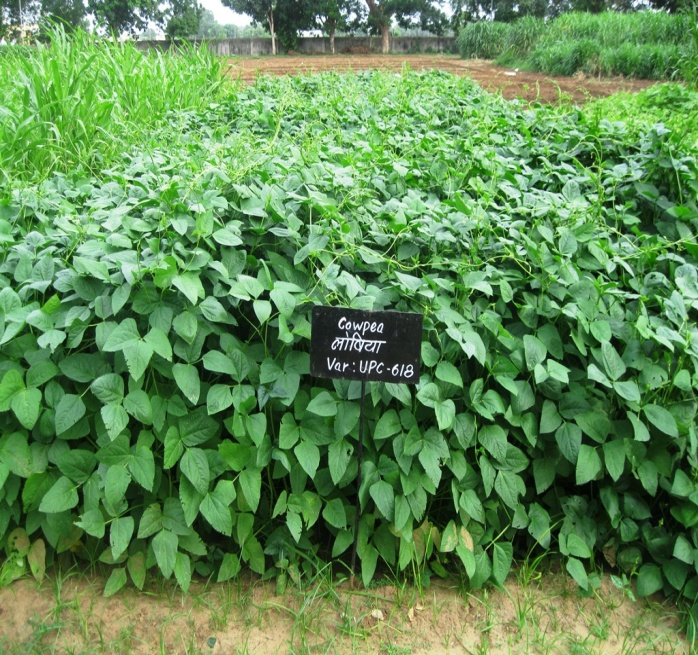
#> input picture cowpea.jpeg, 698 x 655 px
$ python -i image_process.py   (imports and definitions only)
#> lines starting #> are read from the running program, lines starting #| are printed output that depends on the picture; after the words box and inside, x2 and y2 are one past the last pixel; in counts of white or black regions, pixels touching at a corner belong together
#> further down, picture is the input picture: shape (655, 698, 3); mean B, G, R 83.8, 140.4, 96.9
import cv2
import matplotlib.pyplot as plt
import numpy as np


def _as_uint8_rgb(img):
    """Convert an image array to uint8 RGB for OpenCV processing."""
    if img.ndim == 2:
        img = cv2.cvtColor(img, cv2.COLOR_GRAY2RGB)
    elif img.ndim == 3 and img.shape[2] == 4:
        img = img[:, :, :3]

    if img.dtype == np.uint8:
        return img
    if np.issubdtype(img.dtype, np.floating):
        scale = 255.0 if np.nanmax(img) <= 1.0 else 1.0
        img = np.clip(img * scale, 0, 255)
    elif img.dtype == np.uint16:
        img = img.astype(np.float32) / 257.0
    else:
        img = img.astype(np.float32)
        img -= np.min(img)
        max_val = np.max(img)
        if max_val > 0:
            img = img / max_val * 255.0
    return np.clip(img, 0, 255).astype(np.uint8)


def hist_eq(img):
    img = _as_uint8_rgb(img)
    # Convert to LAB
    lab = cv2.cvtColor(img, cv2.COLOR_RGB2LAB)
#> lab: shape (655, 698, 3); mean of channels 0, 1, 2 135.1, 100.7, 145.7
    # Split the channels
    l, a, b = cv2.split(lab)
    # Apply histogram equalization
    clahe = cv2.createCLAHE(clipLimit=3.0, tileGridSize=(8,8))
    l = clahe.apply(l)
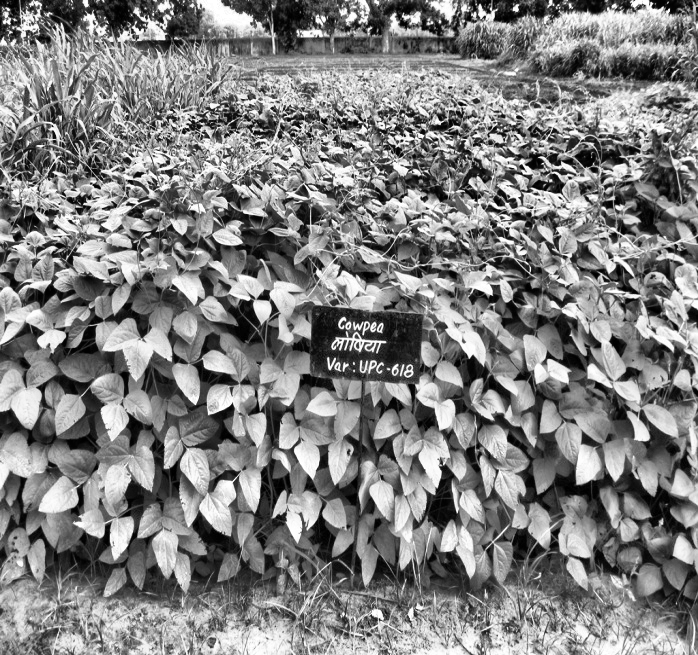
#> l: shape (655, 698); min 0, max 255, mean 128.9
    # Merge the channels
    lab = cv2.merge((l, a, b))
#> lab: shape (655, 698, 3); mean of channels 0, 1, 2 128.9, 100.7, 145.7
    # Convert back to RGB
    img = cv2.cvtColor(lab, cv2.COLOR_LAB2RGB)
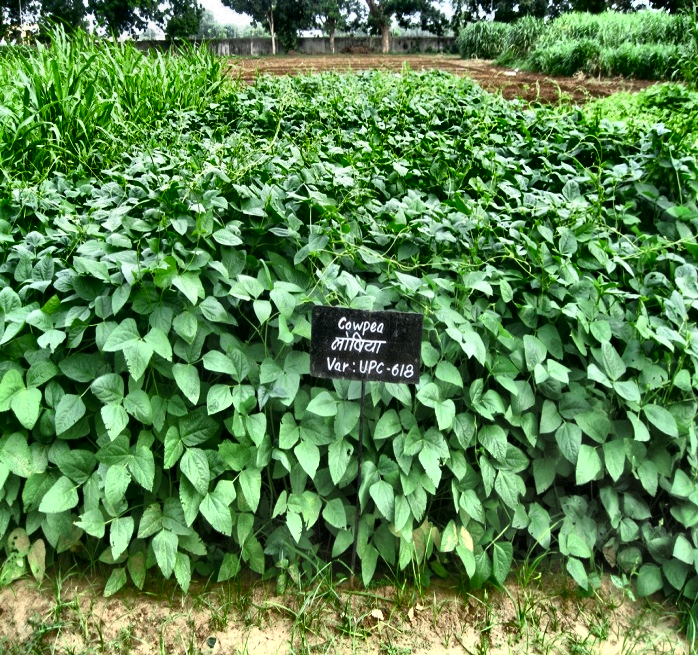
#> img: shape (655, 698, 3); mean B, G, R 80.1, 135.2, 92.7
    return img

def calcExG(img, normalize=False, debug=False, thr = 0.1):

    # Normalize image histogram
    img = hist_eq(img)

    # Convert to float
    img = img.astype(np.float32)

    # Calculate ExG
    rgb_sum = img[:, :, 0] + img[:, :, 1] + img[:, :, 2]
    r = img[:, :, 0]
    g = img[:, :, 1]
    b = img[:, :, 2]
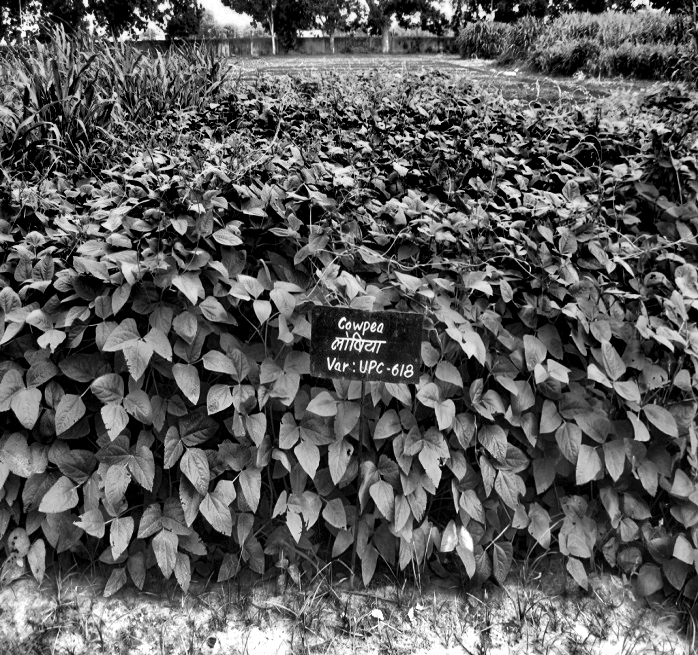
#> b: shape (655, 698) float32; min 0, max 255, mean 92.7
    ExG = (2*g - r - b) / (rgb_sum+0.0001)
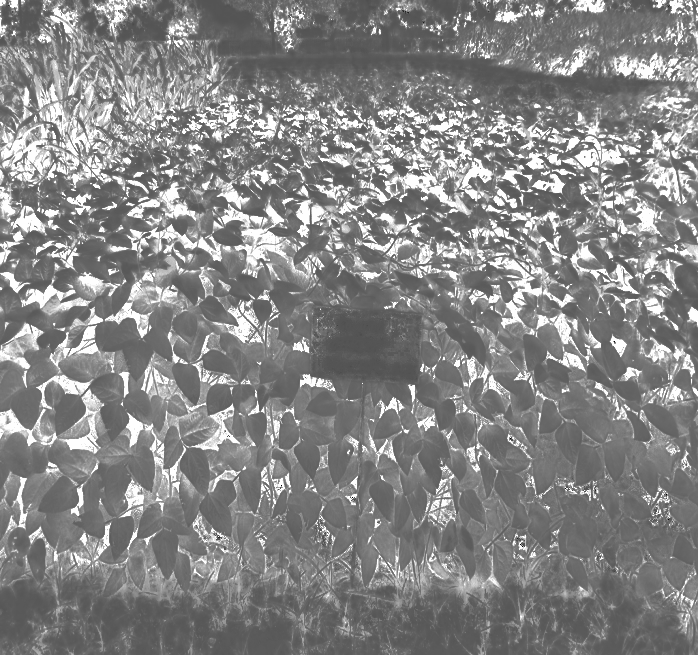
#> ExG: shape (655, 698) float32; min -1, max 2, mean 0.576; drawn with min black and max white
    if debug:
        plt.imshow(ExG)
        # Colorbar
        plt.colorbar()
        plt.show()

    # Calculate the threshold
    threshold = np.mean(ExG) + thr*np.std(ExG)
#> threshold = 0.632
    # Threshold the image
    mask = ExG > threshold
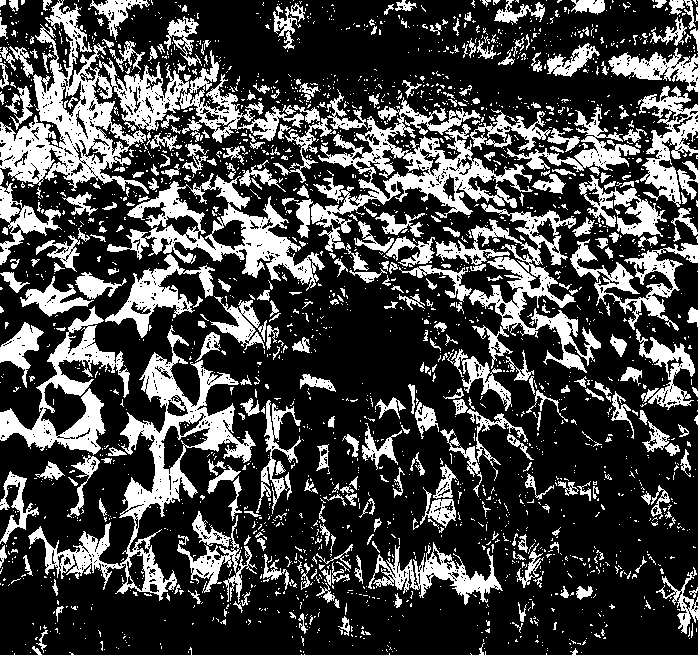
#> mask: shape (655, 698) bool; 27.5% white; 2338 white regions (1975 under 20 px)
    ExG = ExG * mask
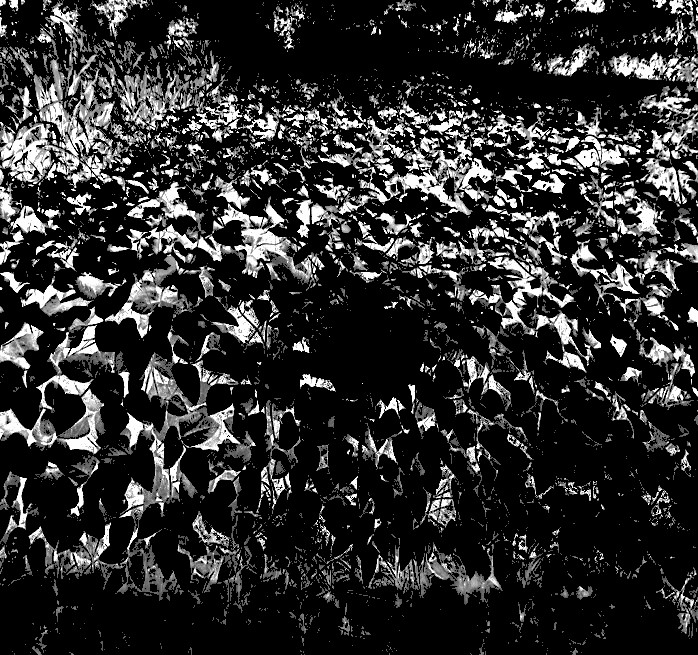
#> ExG: shape (655, 698) float32; min 0, max 2, mean 0.369; drawn with min black and max white


    # Normalize image
    if normalize:
        ExG = (ExG - np.min(ExG)) / (np.max(ExG) - np.min(ExG))
        ExG = (ExG * 255).astype(np.uint8)
    if debug:
        plt.imshow(ExG)
        plt.show()

    return ExG

def process_leaf_image(leaf_img, normalize=True, debug=False, sqaure_crop=False, thr=0.1):
    # Calc ExG
    ExG = calcExG(leaf_img, normalize=normalize, debug=debug, thr=thr)
    # Convert to CV_8UC1
    ExG = ExG.astype(np.uint8)

    # Find contours
    contours, _ = cv2.findContours(ExG, cv2.RETR_EXTERNAL, cv2.CHAIN_APPROX_SIMPLE)
#> contours = 2289 contours, 2044 with area under 20; largest, box (x1, y1, x2, y2) and area: (0, 0, 304, 194) 15884, (28, 325, 256, 601) 11522, (311, 89, 533, 252) 11134, (107, 173, 325, 291) 8435, (399, 203, 601, 373) 6470
    #contours, _ = cv2.findContours(ExG, cv2.RETR_FLOODFILL, cv2.CHAIN_APPROX_SIMPLE)

    # Get the largest contour
    leaf_contour = max(contours, key=cv2.contourArea)
#> leaf_contour = contour of 2222 points, box (x1, y1, x2, y2) (0, 0, 304, 194), area 15884
    # Get the bounding rectangle
    x, y, w, h = cv2.boundingRect(leaf_contour)
#> x = 0; y = 0; w = 304; h = 194

    if 0:
        # Draw the bounding rectangle
        cv2.rectangle(leaf_img, (x, y), (x+w, y+h), (0, 255, 0), 2)
        plt.imshow(cv2.cvtColor(leaf_img, cv2.COLOR_BGR2RGB))
        plt.show()

    # Calc leaf area in pixels / total area
    leaf_area = np.sum(ExG > 0) / (w*h)
#> leaf_area = 2.13
    # print(leaf_area)
    if 0:
        plant_width = w
        plant_height = h
    else:
        # Normalize with image scale, to have a physical dimension lenght
        # Temporalrliy devide by 1200
        scale_factor = 1200
        plant_width = w / scale_factor
#> plant_width = 0.253
        plant_height = h / scale_factor
#> plant_height = 0.162
    # Crop the leaf image
    if sqaure_crop:
        # Calc Center
        cx = x + w//2
        cy = y + h//2
        # Calc the side length
        side = max(w, h)
        # Calc the new bounding box
        x = cx - side//2
        y = cy - side//2
        w = side
        h = side

        # Adjust the crop to fit the image
        if x < 0:
            x = 0
        if y < 0:
            y = 0
        if x + w > leaf_img.shape[1]:
            w = leaf_img.shape[1] - x
        if y + h > leaf_img.shape[0]:
            h = leaf_img.shape[0] - y

    leaf_img = leaf_img[y:y+h, x:x+w]
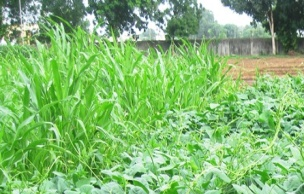
#> leaf_img: shape (194, 304, 3); mean B, G, R 111.6, 184.2, 130.3

    if 0:
        plt.imshow(cv2.cvtColor(leaf_img, cv2.COLOR_BGR2RGB))
        plt.show()

    return leaf_area, plant_width, plant_height, leaf_img, (x, y, w, h)

>>> import cv2
>>> picture = cv2.imread('../cowpea.jpeg')
>>> result = process_leaf_image(picture)
#> result = 5 items
